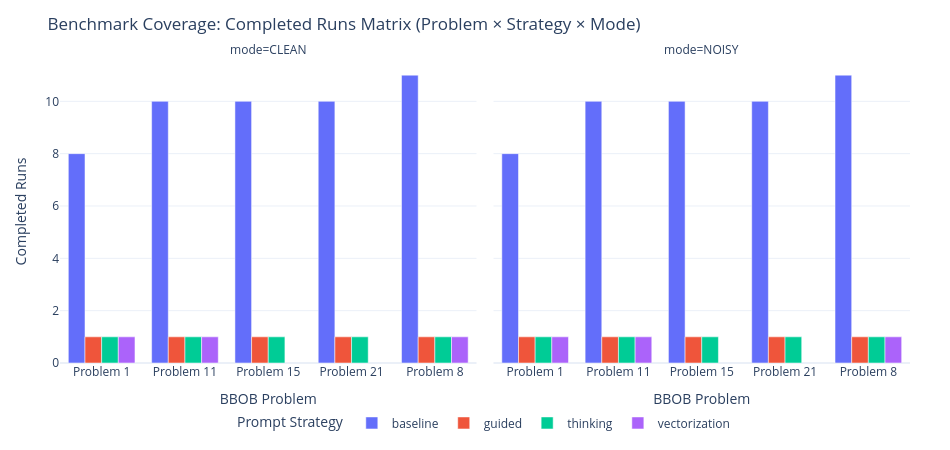

Notebook code for this chart:
### Markdown cell above
## 2. Benchmark Coverage Matrix

### 📌 Analytical Purpose:
Visualizes the completed experiment runs matrix across Problem ID, Prompt Strategy, and Evaluation Mode to verify design space coverage.

### Code cell
# Plot 2: Coverage Heatmap Across Problem, Strategy, and Mode
df_completed = df_exp[df_exp['status'] == 'completed']
coverage = df_completed.groupby(['problem_label', 'prompt_strategy', 'mode']).size().reset_index(name='runs')

fig_cov = px.bar(
    coverage,
    x='problem_label',
    y='runs',
    color='prompt_strategy',
    facet_col='mode',
    barmode='group',
    title='Benchmark Coverage: Completed Runs Matrix (Problem × Strategy × Mode)',
    labels={'problem_label': 'BBOB Problem', 'runs': 'Completed Runs', 'prompt_strategy': 'Prompt Strategy'}
)
apply_clean_layout(fig_cov, height=450, width=950)
fig_cov.show()

### Figure 1 — Plotly figure (JSON) as saved in the notebook; plotly's stock layout.template omitted (floating-point values rounded to 4 significant figures)
{"data": [{"alignmentgroup": "True", "hovertemplate": "Prompt Strategy=baseline<br>mode=CLEAN<br>BBOB Problem=%{x}<br>Completed Runs=%{y}<extra></extra>", "legendgroup": "baseline", "marker": {"color": "#636efa", "pattern": {"shape": ""}}, "name": "baseline", "offsetgroup": "baseline", "orientation": "v", "showlegend": true, "textposition": "auto", "type": "bar", "x": ["Problem 1", "Problem 11", "Problem 15", "Problem 21", "Problem 8"], "xaxis": "x", "y": [8, 10, 10, 10, 11], "yaxis": "y"}, {"alignmentgroup": "True", "hovertemplate": "Prompt Strategy=baseline<br>mode=NOISY<br>BBOB Problem=%{x}<br>Completed Runs=%{y}<extra></extra>", "legendgroup": "baseline", "marker": {"color": "#636efa", "pattern": {"shape": ""}}, "name": "baseline", "offsetgroup": "baseline", "orientation": "v", "showlegend": false, "textposition": "auto", "type": "bar", "x": ["Problem 1", "Problem 11", "Problem 15", "Problem 21", "Problem 8"], "xaxis": "x2", "y": [8, 10, 10, 10, 11], "yaxis": "y2"}, {"alignmentgroup": "True", "hovertemplate": "Prompt Strategy=guided<br>mode=CLEAN<br>BBOB Problem=%{x}<br>Completed Runs=%{y}<extra></extra>", "legendgroup": "guided", "marker": {"color": "#EF553B", "pattern": {"shape": ""}}, "name": "guided", "offsetgroup": "guided", "orientation": "v", "showlegend": true, "textposition": "auto", "type": "bar", "x": ["Problem 1", "Problem 11", "Problem 15", "Problem 21", "Problem 8"], "xaxis": "x", "y": [1, 1, 1, 1, 1], "yaxis": "y"}, {"alignmentgroup": "True", "hovertemplate": "Prompt Strategy=guided<br>mode=NOISY<br>BBOB Problem=%{x}<br>Completed Runs=%{y}<extra></extra>", "legendgroup": "guided", "marker": {"color": "#EF553B", "pattern": {"shape": ""}}, "name": "guided", "offsetgroup": "guided", "orientation": "v", "showlegend": false, "textposition": "auto", "type": "bar", "x": ["Problem 1", "Problem 11", "Problem 15", "Problem 21", "Problem 8"], "xaxis": "x2", "y": [1, 1, 1, 1, 1], "yaxis": "y2"}, {"alignmentgroup": "True", "hovertemplate": "Prompt Strategy=thinking<br>mode=CLEAN<br>BBOB Problem=%{x}<br>Completed Runs=%{y}<extra></extra>", "legendgroup": "thinking", "marker": {"color": "#00cc96", "pattern": {"shape": ""}}, "name": "thinking", "offsetgroup": "thinking", "orientation": "v", "showlegend": true, "textposition": "auto", "type": "bar", "x": ["Problem 1", "Problem 11", "Problem 15", "Problem 21", "Problem 8"], "xaxis": "x", "y": [1, 1, 1, 1, 1], "yaxis": "y"}, {"alignmentgroup": "True", "hovertemplate": "Prompt Strategy=thinking<br>mode=NOISY<br>BBOB Problem=%{x}<br>Completed Runs=%{y}<extra></extra>", "legendgroup": "thinking", "marker": {"color": "#00cc96", "pattern": {"shape": ""}}, "name": "thinking", "offsetgroup": "thinking", "orientation": "v", "showlegend": false, "textposition": "auto", "type": "bar", "x": ["Problem 1", "Problem 11", "Problem 15", "Problem 21", "Problem 8"], "xaxis": "x2", "y": [1, 1, 1, 1, 1], "yaxis": "y2"}, {"alignmentgroup": "True", "hovertemplate": "Prompt Strategy=vectorization<br>mode=CLEAN<br>BBOB Problem=%{x}<br>Completed Runs=%{y}<extra></extra>", "legendgroup": "vectorization", "marker": {"color": "#ab63fa", "pattern": {"shape": ""}}, "name": "vectorization", "offsetgroup": "vectorization", "orientation": "v", "showlegend": true, "textposition": "auto", "type": "bar", "x": ["Problem 1", "Problem 11", "Problem 8"], "xaxis": "x", "y": [1, 1, 1], "yaxis": "y"}, {"alignmentgroup": "True", "hovertemplate": "Prompt Strategy=vectorization<br>mode=NOISY<br>BBOB Problem=%{x}<br>Completed Runs=%{y}<extra></extra>", "legendgroup": "vectorization", "marker": {"color": "#ab63fa", "pattern": {"shape": ""}}, "name": "vectorization", "offsetgroup": "vectorization", "orientation": "v", "showlegend": false, "textposition": "auto", "type": "bar", "x": ["Problem 1", "Problem 11", "Problem 8"], "xaxis": "x2", "y": [1, 1, 1], "yaxis": "y2"}], "layout": {"annotations": [{"font": {}, "showarrow": false, "text": "mode=CLEAN", "x": 0.245, "xanchor": "center", "xref": "paper", "y": 1, "yanchor": "bottom", "yref": "paper"}, {"font": {}, "showarrow": false, "text": "mode=NOISY", "x": 0.755, "xanchor": "center", "xref": "paper", "y": 1, "yanchor": "bottom", "yref": "paper"}], "barmode": "group", "height": 450, "legend": {"orientation": "h", "title": {"text": "Prompt Strategy"}, "tracegroupgap": 0, "x": 0.5, "xanchor": "center", "y": -0.15, "yanchor": "top"}, "margin": {"b": 80, "l": 60, "r": 40, "t": 60}, "title": {"text": "Benchmark Coverage: Completed Runs Matrix (Problem × Strategy × Mode)"}, "width": 950, "xaxis": {"anchor": "y", "domain": [0, 0.49], "title": {"text": "BBOB Problem"}}, "xaxis2": {"anchor": "y2", "domain": [0.51, 1], "matches": "x", "title": {"text": "BBOB Problem"}}, "yaxis": {"anchor": "x", "domain": [0, 1], "title": {"text": "Completed Runs"}}, "yaxis2": {"anchor": "x2", "domain": [0, 1], "matches": "y", "showticklabels": false}}}
